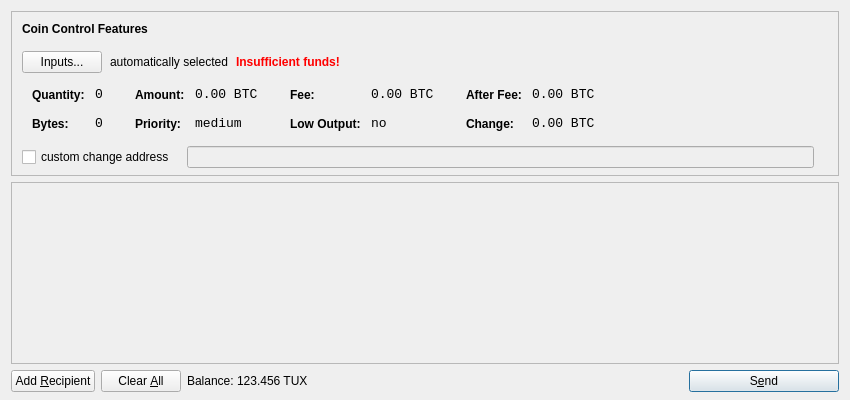
<?xml version="1.0" encoding="UTF-8"?>
<ui version="4.0">
 <class>SendCoinsDialog</class>
 <widget class="QDialog" name="SendCoinsDialog">
  <property name="geometry">
   <rect>
    <x>0</x>
    <y>0</y>
    <width>850</width>
    <height>400</height>
   </rect>
  </property>
  <property name="windowTitle">
   <string>Send Coins</string>
  </property>
  <layout class="QVBoxLayout" name="verticalLayout" stretch="0,1,0">
   <property name="bottomMargin">
    <number>8</number>
   </property>
   <item>
    <widget class="QFrame" name="frameCoinControl">
     <property name="sizePolicy">
      <sizepolicy hsizetype="Expanding" vsizetype="Expanding">
       <horstretch>0</horstretch>
       <verstretch>0</verstretch>
      </sizepolicy>
     </property>
     <property name="maximumSize">
      <size>
       <width>16777215</width>
       <height>16777215</height>
      </size>
     </property>
     <property name="frameShape">
      <enum>QFrame::StyledPanel</enum>
     </property>
     <property name="frameShadow">
      <enum>QFrame::Sunken</enum>
     </property>
     <layout class="QVBoxLayout" name="verticalLayoutCoinControl2">
      <property name="spacing">
       <number>-1</number>
      </property>
      <property name="leftMargin">
       <number>0</number>
      </property>
      <property name="topMargin">
       <number>0</number>
      </property>
      <property name="rightMargin">
       <number>0</number>
      </property>
      <property name="bottomMargin">
       <number>6</number>
      </property>
      <item>
       <layout class="QVBoxLayout" name="verticalLayoutCoinControl" stretch="0,0,0,0,1">
        <property name="spacing">
         <number>0</number>
        </property>
        <property name="leftMargin">
         <number>10</number>
        </property>
        <property name="topMargin">
         <number>10</number>
        </property>
        <item>
         <layout class="QHBoxLayout" name="horizontalLayoutCoinControl1">
          <property name="bottomMargin">
           <number>15</number>
          </property>
          <item>
           <widget class="QLabel" name="labelCoinControlFeatures">
            <property name="sizePolicy">
             <sizepolicy hsizetype="Preferred" vsizetype="Maximum">
              <horstretch>0</horstretch>
              <verstretch>0</verstretch>
             </sizepolicy>
            </property>
            <property name="font">
             <font>
              <weight>75</weight>
              <bold>true</bold>
             </font>
            </property>
            <property name="styleSheet">
             <string notr="true">font-weight:bold;</string>
            </property>
            <property name="text">
             <string>Coin Control Features</string>
            </property>
           </widget>
          </item>
         </layout>
        </item>
        <item>
         <layout class="QHBoxLayout" name="horizontalLayoutCoinControl2" stretch="0,0,0,0">
          <property name="spacing">
           <number>8</number>
          </property>
          <property name="bottomMargin">
           <number>10</number>
          </property>
          <item>
           <widget class="QPushButton" name="pushButtonCoinControl">
            <property name="styleSheet">
             <string notr="true"/>
            </property>
            <property name="text">
             <string>Inputs...</string>
            </property>
           </widget>
          </item>
          <item>
           <widget class="QLabel" name="labelCoinControlAutomaticallySelected">
            <property name="text">
             <string>automatically selected</string>
            </property>
            <property name="margin">
             <number>5</number>
            </property>
           </widget>
          </item>
          <item>
           <widget class="QLabel" name="labelCoinControlInsuffFunds">
            <property name="font">
             <font>
              <weight>75</weight>
              <bold>true</bold>
             </font>
            </property>
            <property name="styleSheet">
             <string notr="true">color:red;font-weight:bold;</string>
            </property>
            <property name="text">
             <string>Insufficient funds!</string>
            </property>
            <property name="margin">
             <number>5</number>
            </property>
           </widget>
          </item>
          <item>
           <spacer name="horizontalSpacerCoinControl">
            <property name="orientation">
             <enum>Qt::Horizontal</enum>
            </property>
            <property name="sizeHint" stdset="0">
             <size>
              <width>40</width>
              <height>1</height>
             </size>
            </property>
           </spacer>
          </item>
         </layout>
        </item>
        <item>
         <widget class="QWidget" name="widgetCoinControl" native="true">
          <property name="sizePolicy">
           <sizepolicy hsizetype="Preferred" vsizetype="Preferred">
            <horstretch>0</horstretch>
            <verstretch>0</verstretch>
           </sizepolicy>
          </property>
          <property name="minimumSize">
           <size>
            <width>0</width>
            <height>0</height>
           </size>
          </property>
          <property name="styleSheet">
           <string notr="true"/>
          </property>
          <layout class="QHBoxLayout" name="horizontalLayoutCoinControl5">
           <property name="margin">
            <number>0</number>
           </property>
           <item>
            <layout class="QHBoxLayout" name="horizontalLayoutCoinControl3" stretch="0,0,0,1">
             <property name="spacing">
              <number>20</number>
             </property>
             <property name="topMargin">
              <number>0</number>
             </property>
             <property name="bottomMargin">
              <number>10</number>
             </property>
             <item>
              <layout class="QFormLayout" name="formLayoutCoinControl1">
               <property name="horizontalSpacing">
                <number>10</number>
               </property>
               <property name="verticalSpacing">
                <number>14</number>
               </property>
               <property name="leftMargin">
                <number>10</number>
               </property>
               <property name="topMargin">
                <number>4</number>
               </property>
               <property name="rightMargin">
                <number>6</number>
               </property>
               <item row="0" column="0">
                <widget class="QLabel" name="labelCoinControlQuantityText">
                 <property name="styleSheet">
                  <string notr="true">font-weight:bold;</string>
                 </property>
                 <property name="text">
                  <string>Quantity:</string>
                 </property>
                 <property name="margin">
                  <number>0</number>
                 </property>
                </widget>
               </item>
               <item row="0" column="1">
                <widget class="QLabel" name="labelCoinControlQuantity">
                 <property name="font">
                  <font>
                   <family>Monospace</family>
                   <pointsize>10</pointsize>
                  </font>
                 </property>
                 <property name="cursor">
                  <cursorShape>IBeamCursor</cursorShape>
                 </property>
                 <property name="contextMenuPolicy">
                  <enum>Qt::ActionsContextMenu</enum>
                 </property>
                 <property name="text">
                  <string notr="true">0</string>
                 </property>
                 <property name="margin">
                  <number>0</number>
                 </property>
                 <property name="textInteractionFlags">
                  <set>Qt::LinksAccessibleByMouse|Qt::TextSelectableByKeyboard|Qt::TextSelectableByMouse</set>
                 </property>
                </widget>
               </item>
               <item row="1" column="0">
                <widget class="QLabel" name="labelCoinControlBytesText">
                 <property name="styleSheet">
                  <string notr="true">font-weight:bold;</string>
                 </property>
                 <property name="text">
                  <string>Bytes:</string>
                 </property>
                </widget>
               </item>
               <item row="1" column="1">
                <widget class="QLabel" name="labelCoinControlBytes">
                 <property name="font">
                  <font>
                   <family>Monospace</family>
                   <pointsize>10</pointsize>
                  </font>
                 </property>
                 <property name="cursor">
                  <cursorShape>IBeamCursor</cursorShape>
                 </property>
                 <property name="contextMenuPolicy">
                  <enum>Qt::ActionsContextMenu</enum>
                 </property>
                 <property name="text">
                  <string notr="true">0</string>
                 </property>
                 <property name="textInteractionFlags">
                  <set>Qt::LinksAccessibleByMouse|Qt::TextSelectableByKeyboard|Qt::TextSelectableByMouse</set>
                 </property>
                </widget>
               </item>
              </layout>
             </item>
             <item>
              <layout class="QFormLayout" name="formLayoutCoinControl2">
               <property name="horizontalSpacing">
                <number>10</number>
               </property>
               <property name="verticalSpacing">
                <number>14</number>
               </property>
               <property name="leftMargin">
                <number>6</number>
               </property>
               <property name="topMargin">
                <number>4</number>
               </property>
               <property name="rightMargin">
                <number>6</number>
               </property>
               <item row="0" column="0">
                <widget class="QLabel" name="labelCoinControlAmountText">
                 <property name="styleSheet">
                  <string notr="true">font-weight:bold;</string>
                 </property>
                 <property name="text">
                  <string>Amount:</string>
                 </property>
                 <property name="margin">
                  <number>0</number>
                 </property>
                </widget>
               </item>
               <item row="0" column="1">
                <widget class="QLabel" name="labelCoinControlAmount">
                 <property name="font">
                  <font>
                   <family>Monospace</family>
                   <pointsize>10</pointsize>
                  </font>
                 </property>
                 <property name="cursor">
                  <cursorShape>IBeamCursor</cursorShape>
                 </property>
                 <property name="contextMenuPolicy">
                  <enum>Qt::ActionsContextMenu</enum>
                 </property>
                 <property name="text">
                  <string notr="true">0.00 BTC</string>
                 </property>
                 <property name="textInteractionFlags">
                  <set>Qt::LinksAccessibleByMouse|Qt::TextSelectableByKeyboard|Qt::TextSelectableByMouse</set>
                 </property>
                </widget>
               </item>
               <item row="1" column="0">
                <widget class="QLabel" name="labelCoinControlPriorityText">
                 <property name="styleSheet">
                  <string notr="true">font-weight:bold;</string>
                 </property>
                 <property name="text">
                  <string>Priority:</string>
                 </property>
                </widget>
               </item>
               <item row="1" column="1">
                <widget class="QLabel" name="labelCoinControlPriority">
                 <property name="font">
                  <font>
                   <family>Monospace</family>
                   <pointsize>10</pointsize>
                  </font>
                 </property>
                 <property name="cursor">
                  <cursorShape>IBeamCursor</cursorShape>
                 </property>
                 <property name="contextMenuPolicy">
                  <enum>Qt::ActionsContextMenu</enum>
                 </property>
                 <property name="text">
                  <string>medium</string>
                 </property>
                 <property name="textInteractionFlags">
                  <set>Qt::LinksAccessibleByMouse|Qt::TextSelectableByKeyboard|Qt::TextSelectableByMouse</set>
                 </property>
                </widget>
               </item>
              </layout>
             </item>
             <item>
              <layout class="QFormLayout" name="formLayoutCoinControl3">
               <property name="horizontalSpacing">
                <number>10</number>
               </property>
               <property name="verticalSpacing">
                <number>14</number>
               </property>
               <property name="leftMargin">
                <number>6</number>
               </property>
               <property name="topMargin">
                <number>4</number>
               </property>
               <property name="rightMargin">
                <number>6</number>
               </property>
               <item row="0" column="0">
                <widget class="QLabel" name="labelCoinControlFeeText">
                 <property name="styleSheet">
                  <string notr="true">font-weight:bold;</string>
                 </property>
                 <property name="text">
                  <string>Fee:</string>
                 </property>
                 <property name="margin">
                  <number>0</number>
                 </property>
                </widget>
               </item>
               <item row="0" column="1">
                <widget class="QLabel" name="labelCoinControlFee">
                 <property name="font">
                  <font>
                   <family>Monospace</family>
                   <pointsize>10</pointsize>
                  </font>
                 </property>
                 <property name="cursor">
                  <cursorShape>IBeamCursor</cursorShape>
                 </property>
                 <property name="contextMenuPolicy">
                  <enum>Qt::ActionsContextMenu</enum>
                 </property>
                 <property name="text">
                  <string notr="true">0.00 BTC</string>
                 </property>
                 <property name="textInteractionFlags">
                  <set>Qt::LinksAccessibleByMouse|Qt::TextSelectableByKeyboard|Qt::TextSelectableByMouse</set>
                 </property>
                </widget>
               </item>
               <item row="1" column="0">
                <widget class="QLabel" name="labelCoinControlLowOutputText">
                 <property name="styleSheet">
                  <string notr="true">font-weight:bold;</string>
                 </property>
                 <property name="text">
                  <string>Low Output:</string>
                 </property>
                </widget>
               </item>
               <item row="1" column="1">
                <widget class="QLabel" name="labelCoinControlLowOutput">
                 <property name="font">
                  <font>
                   <family>Monospace</family>
                   <pointsize>10</pointsize>
                  </font>
                 </property>
                 <property name="cursor">
                  <cursorShape>IBeamCursor</cursorShape>
                 </property>
                 <property name="contextMenuPolicy">
                  <enum>Qt::ActionsContextMenu</enum>
                 </property>
                 <property name="text">
                  <string>no</string>
                 </property>
                 <property name="textInteractionFlags">
                  <set>Qt::LinksAccessibleByMouse|Qt::TextSelectableByKeyboard|Qt::TextSelectableByMouse</set>
                 </property>
                </widget>
               </item>
              </layout>
             </item>
             <item>
              <layout class="QFormLayout" name="formLayoutCoinControl4">
               <property name="horizontalSpacing">
                <number>10</number>
               </property>
               <property name="verticalSpacing">
                <number>14</number>
               </property>
               <property name="leftMargin">
                <number>6</number>
               </property>
               <property name="topMargin">
                <number>4</number>
               </property>
               <property name="rightMargin">
                <number>6</number>
               </property>
               <item row="0" column="0">
                <widget class="QLabel" name="labelCoinControlAfterFeeText">
                 <property name="styleSheet">
                  <string notr="true">font-weight:bold;</string>
                 </property>
                 <property name="text">
                  <string>After Fee:</string>
                 </property>
                 <property name="margin">
                  <number>0</number>
                 </property>
                </widget>
               </item>
               <item row="0" column="1">
                <widget class="QLabel" name="labelCoinControlAfterFee">
                 <property name="font">
                  <font>
                   <family>Monospace</family>
                   <pointsize>10</pointsize>
                  </font>
                 </property>
                 <property name="cursor">
                  <cursorShape>IBeamCursor</cursorShape>
                 </property>
                 <property name="contextMenuPolicy">
                  <enum>Qt::ActionsContextMenu</enum>
                 </property>
                 <property name="text">
                  <string notr="true">0.00 BTC</string>
                 </property>
                 <property name="textInteractionFlags">
                  <set>Qt::LinksAccessibleByMouse|Qt::TextSelectableByKeyboard|Qt::TextSelectableByMouse</set>
                 </property>
                </widget>
               </item>
               <item row="1" column="0">
                <widget class="QLabel" name="labelCoinControlChangeText">
                 <property name="styleSheet">
                  <string notr="true">font-weight:bold;</string>
                 </property>
                 <property name="text">
                  <string>Change:</string>
                 </property>
                </widget>
               </item>
               <item row="1" column="1">
                <widget class="QLabel" name="labelCoinControlChange">
                 <property name="font">
                  <font>
                   <family>Monospace</family>
                   <pointsize>10</pointsize>
                  </font>
                 </property>
                 <property name="cursor">
                  <cursorShape>IBeamCursor</cursorShape>
                 </property>
                 <property name="contextMenuPolicy">
                  <enum>Qt::ActionsContextMenu</enum>
                 </property>
                 <property name="text">
                  <string notr="true">0.00 BTC</string>
                 </property>
                 <property name="textInteractionFlags">
                  <set>Qt::LinksAccessibleByMouse|Qt::TextSelectableByKeyboard|Qt::TextSelectableByMouse</set>
                 </property>
                </widget>
               </item>
              </layout>
             </item>
            </layout>
           </item>
          </layout>
         </widget>
        </item>
        <item>
         <layout class="QHBoxLayout" name="horizontalLayoutCoinControl4" stretch="0,0,0">
          <property name="spacing">
           <number>12</number>
          </property>
          <property name="sizeConstraint">
           <enum>QLayout::SetDefaultConstraint</enum>
          </property>
          <property name="topMargin">
           <number>5</number>
          </property>
          <property name="rightMargin">
           <number>5</number>
          </property>
          <item>
           <widget class="QCheckBox" name="checkBoxCoinControlChange">
            <property name="text">
             <string>custom change address</string>
            </property>
           </widget>
          </item>
          <item>
           <widget class="QLineEdit" name="lineEditCoinControlChange">
            <property name="enabled">
             <bool>false</bool>
            </property>
            <property name="sizePolicy">
             <sizepolicy hsizetype="Expanding" vsizetype="Fixed">
              <horstretch>0</horstretch>
              <verstretch>0</verstretch>
             </sizepolicy>
            </property>
           </widget>
          </item>
          <item>
           <widget class="QLabel" name="labelCoinControlChangeLabel">
            <property name="sizePolicy">
             <sizepolicy hsizetype="Preferred" vsizetype="Expanding">
              <horstretch>0</horstretch>
              <verstretch>0</verstretch>
             </sizepolicy>
            </property>
            <property name="minimumSize">
             <size>
              <width>0</width>
              <height>0</height>
             </size>
            </property>
            <property name="text">
             <string/>
            </property>
            <property name="margin">
             <number>3</number>
            </property>
           </widget>
          </item>
         </layout>
        </item>
        <item>
         <spacer name="verticalSpacerCoinControl">
          <property name="orientation">
           <enum>Qt::Vertical</enum>
          </property>
          <property name="sizeHint" stdset="0">
           <size>
            <width>800</width>
            <height>1</height>
           </size>
          </property>
         </spacer>
        </item>
       </layout>
      </item>
     </layout>
    </widget>
   </item>
   <item>
    <widget class="QScrollArea" name="scrollArea">
     <property name="widgetResizable">
      <bool>true</bool>
     </property>
     <widget class="QWidget" name="scrollAreaWidgetContents">
      <property name="geometry">
       <rect>
        <x>0</x>
        <y>0</y>
        <width>830</width>
        <height>165</height>
       </rect>
      </property>
      <layout class="QVBoxLayout" name="verticalLayout_2">
       <property name="margin">
        <number>0</number>
       </property>
       <item>
        <layout class="QVBoxLayout" name="entries">
         <property name="spacing">
          <number>6</number>
         </property>
        </layout>
       </item>
       <item>
        <spacer name="verticalSpacer">
         <property name="orientation">
          <enum>Qt::Vertical</enum>
         </property>
         <property name="sizeHint" stdset="0">
          <size>
           <width>20</width>
           <height>40</height>
          </size>
         </property>
        </spacer>
       </item>
      </layout>
     </widget>
    </widget>
   </item>
   <item>
    <layout class="QHBoxLayout" name="horizontalLayout">
     <item>
      <widget class="QPushButton" name="addButton">
       <property name="toolTip">
        <string>Send to multiple recipients at once</string>
       </property>
       <property name="text">
        <string>Add &amp;Recipient</string>
       </property>
       <property name="icon">
        <iconset resource="../bitcoin.qrc">
         <normaloff>:/icons/add</normaloff>:/icons/add</iconset>
       </property>
       <property name="autoDefault">
        <bool>false</bool>
       </property>
      </widget>
     </item>
     <item>
      <widget class="QPushButton" name="clearButton">
       <property name="sizePolicy">
        <sizepolicy hsizetype="Minimum" vsizetype="Fixed">
         <horstretch>0</horstretch>
         <verstretch>0</verstretch>
        </sizepolicy>
       </property>
       <property name="toolTip">
        <string>Remove all transaction fields</string>
       </property>
       <property name="text">
        <string>Clear &amp;All</string>
       </property>
       <property name="icon">
        <iconset resource="../bitcoin.qrc">
         <normaloff>:/icons/remove</normaloff>:/icons/remove</iconset>
       </property>
       <property name="autoRepeatDelay">
        <number>300</number>
       </property>
       <property name="autoDefault">
        <bool>false</bool>
       </property>
      </widget>
     </item>
     <item>
      <layout class="QHBoxLayout" name="horizontalLayout_2">
       <property name="spacing">
        <number>3</number>
       </property>
       <item>
        <widget class="QLabel" name="label">
         <property name="text">
          <string>Balance:</string>
         </property>
        </widget>
       </item>
       <item>
        <widget class="QLabel" name="labelBalance">
         <property name="cursor">
          <cursorShape>IBeamCursor</cursorShape>
         </property>
         <property name="text">
          <string>123.456 TUX</string>
         </property>
         <property name="textInteractionFlags">
          <set>Qt::LinksAccessibleByMouse|Qt::TextSelectableByKeyboard|Qt::TextSelectableByMouse</set>
         </property>
        </widget>
       </item>
      </layout>
     </item>
     <item>
      <spacer name="horizontalSpacer">
       <property name="orientation">
        <enum>Qt::Horizontal</enum>
       </property>
       <property name="sizeHint" stdset="0">
        <size>
         <width>40</width>
         <height>20</height>
        </size>
       </property>
      </spacer>
     </item>
     <item>
      <widget class="QPushButton" name="sendButton">
       <property name="minimumSize">
        <size>
         <width>150</width>
         <height>0</height>
        </size>
       </property>
       <property name="toolTip">
        <string>Confirm the send action</string>
       </property>
       <property name="text">
        <string>S&amp;end</string>
       </property>
       <property name="icon">
        <iconset resource="../bitcoin.qrc">
         <normaloff>:/icons/send</normaloff>:/icons/send</iconset>
       </property>
       <property name="default">
        <bool>true</bool>
       </property>
      </widget>
     </item>
    </layout>
   </item>
  </layout>
 </widget>
 <resources>
  <include location="../bitcoin.qrc"/>
 </resources>
 <connections/>
</ui>
